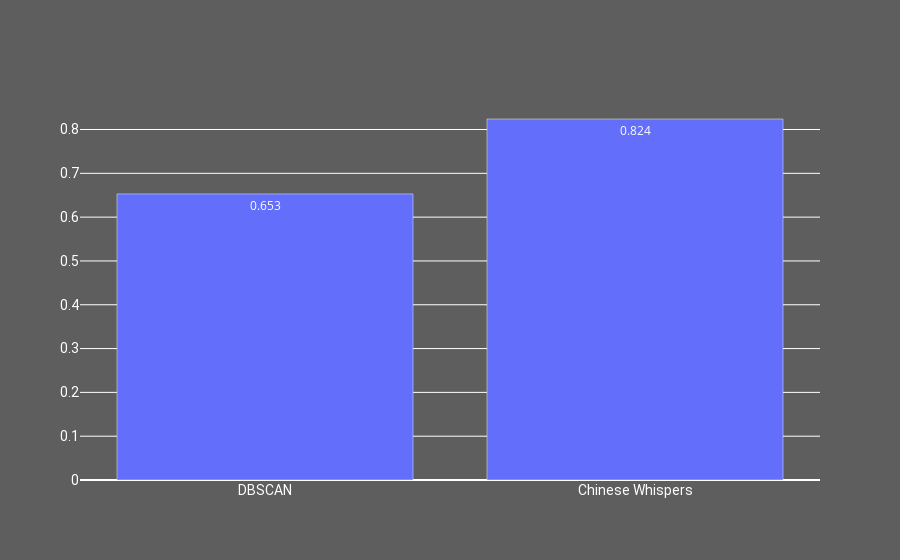

Notebook code cell kept with this figure:
### Code cell
data = [go.Bar(x=['DBSCAN', 'Chinese Whispers'], 
                   y=[0.653, 0.824],
                   text=[0.653, 0.824])]
fig = go.Figure(data=data, layout=layout)
fig.show()

### Figure 1 — Plotly figure (JSON) as saved in the notebook; plotly's stock layout.template omitted (floating-point values rounded to 4 significant figures; data arrays with more than 128 entries replaced by an {"elided": "..."} marker saying what was removed)
{"data": [{"text": {"elided": "200 str values"}, "type": "bar", "x": ["DBSCAN", "Chinese Whispers"], "y": [0.653, 0.824]}], "layout": {"font": {"color": "white"}, "paper_bgcolor": "#5e5e5e", "plot_bgcolor": "rgba(61, 61, 61, 0)", "title": {"font": {"color": "white", "family": "Raleway", "size": 22}, "text": "", "x": 0.5, "xanchor": "center", "y": 0.9, "yanchor": "top"}, "xaxis": {"tickfont": {"color": "white", "family": "Roboto", "size": 14}, "title": {"font": {"color": "white", "family": "Raleway", "size": 18}, "text": ""}}, "yaxis": {"tickfont": {"color": "white", "family": "Roboto", "size": 14}, "title": {"font": {"color": "white", "family": "Raleway", "size": 18}, "text": ""}}}}
